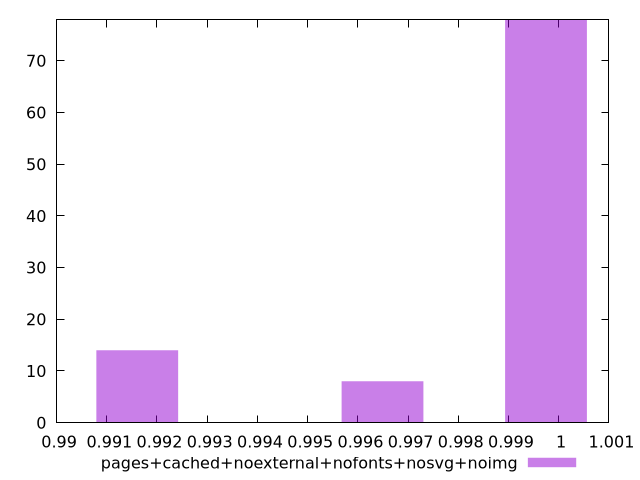

This chart was generated by the following gnuplot code:
$_pagesCachedNoexternalNofontsNosvgNoimg <<EOF
0.9997471852661428 78
0.9916059215424772 14
0.9964906797766766 8
EOF
set key outside below
set terminal pngcairo
set output "report_00004_2020-11-02T20-21-41.718Z/interactive/pages+cached+noexternal+nofonts+nosvg+noimg//hist.png"
set yrange [0:78]
set boxwidth 0.0016282527447331317
set style fill transparent solid 0.5 noborder
plot $_pagesCachedNoexternalNofontsNosvgNoimg title "pages+cached+noexternal+nofonts+nosvg+noimg" with boxes ,
